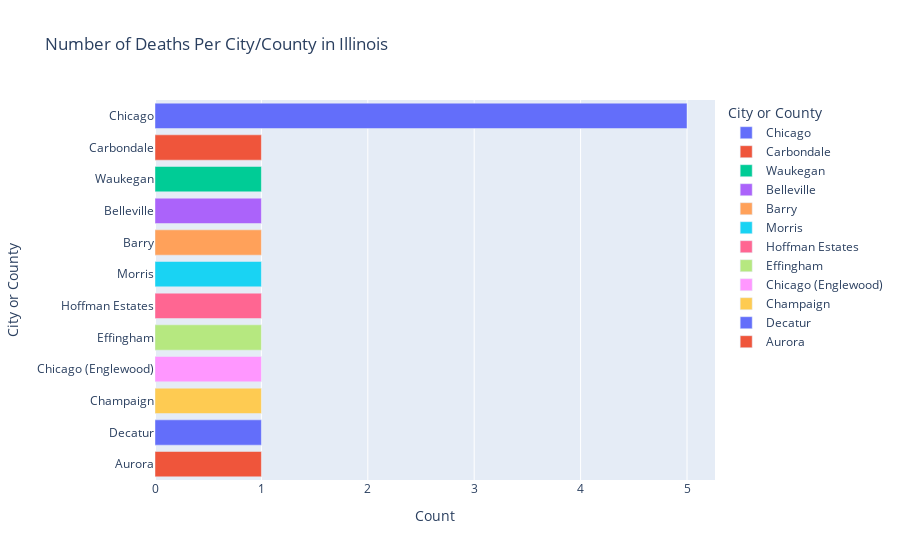

The code cell stored with this chart in its notebook:
### Code cell
px.bar(illinoisStateCount,
       x = 'Count',
       y = 'City or County',
       color = 'City or County',
       title = 'Number of Deaths Per City/County in Illinois '
      )

### Figure 1 — Plotly figure (JSON) as saved in the notebook; plotly's stock layout.template omitted (floating-point values rounded to 4 significant figures)
{"data": [{"alignmentgroup": "True", "hovertemplate": "City or County=%{y}<br>Count=%{x}<extra></extra>", "legendgroup": "Chicago", "marker": {"color": "#636efa"}, "name": "Chicago", "offsetgroup": "Chicago", "orientation": "h", "showlegend": true, "textposition": "auto", "type": "bar", "x": [5], "xaxis": "x", "y": ["Chicago"], "yaxis": "y"}, {"alignmentgroup": "True", "hovertemplate": "City or County=%{y}<br>Count=%{x}<extra></extra>", "legendgroup": "Carbondale", "marker": {"color": "#EF553B"}, "name": "Carbondale", "offsetgroup": "Carbondale", "orientation": "h", "showlegend": true, "textposition": "auto", "type": "bar", "x": [1], "xaxis": "x", "y": ["Carbondale"], "yaxis": "y"}, {"alignmentgroup": "True", "hovertemplate": "City or County=%{y}<br>Count=%{x}<extra></extra>", "legendgroup": "Waukegan", "marker": {"color": "#00cc96"}, "name": "Waukegan", "offsetgroup": "Waukegan", "orientation": "h", "showlegend": true, "textposition": "auto", "type": "bar", "x": [1], "xaxis": "x", "y": ["Waukegan"], "yaxis": "y"}, {"alignmentgroup": "True", "hovertemplate": "City or County=%{y}<br>Count=%{x}<extra></extra>", "legendgroup": "Belleville", "marker": {"color": "#ab63fa"}, "name": "Belleville", "offsetgroup": "Belleville", "orientation": "h", "showlegend": true, "textposition": "auto", "type": "bar", "x": [1], "xaxis": "x", "y": ["Belleville"], "yaxis": "y"}, {"alignmentgroup": "True", "hovertemplate": "City or County=%{y}<br>Count=%{x}<extra></extra>", "legendgroup": "Barry", "marker": {"color": "#FFA15A"}, "name": "Barry", "offsetgroup": "Barry", "orientation": "h", "showlegend": true, "textposition": "auto", "type": "bar", "x": [1], "xaxis": "x", "y": ["Barry"], "yaxis": "y"}, {"alignmentgroup": "True", "hovertemplate": "City or County=%{y}<br>Count=%{x}<extra></extra>", "legendgroup": "Morris", "marker": {"color": "#19d3f3"}, "name": "Morris", "offsetgroup": "Morris", "orientation": "h", "showlegend": true, "textposition": "auto", "type": "bar", "x": [1], "xaxis": "x", "y": ["Morris"], "yaxis": "y"}, {"alignmentgroup": "True", "hovertemplate": "City or County=%{y}<br>Count=%{x}<extra></extra>", "legendgroup": "Hoffman Estates", "marker": {"color": "#FF6692"}, "name": "Hoffman Estates", "offsetgroup": "Hoffman Estates", "orientation": "h", "showlegend": true, "textposition": "auto", "type": "bar", "x": [1], "xaxis": "x", "y": ["Hoffman Estates"], "yaxis": "y"}, {"alignmentgroup": "True", "hovertemplate": "City or County=%{y}<br>Count=%{x}<extra></extra>", "legendgroup": "Effingham", "marker": {"color": "#B6E880"}, "name": "Effingham", "offsetgroup": "Effingham", "orientation": "h", "showlegend": true, "textposition": "auto", "type": "bar", "x": [1], "xaxis": "x", "y": ["Effingham"], "yaxis": "y"}, {"alignmentgroup": "True", "hovertemplate": "City or County=%{y}<br>Count=%{x}<extra></extra>", "legendgroup": "Chicago (Englewood)", "marker": {"color": "#FF97FF"}, "name": "Chicago (Englewood)", "offsetgroup": "Chicago (Englewood)", "orientation": "h", "showlegend": true, "textposition": "auto", "type": "bar", "x": [1], "xaxis": "x", "y": ["Chicago (Englewood)"], "yaxis": "y"}, {"alignmentgroup": "True", "hovertemplate": "City or County=%{y}<br>Count=%{x}<extra></extra>", "legendgroup": "Champaign", "marker": {"color": "#FECB52"}, "name": "Champaign", "offsetgroup": "Champaign", "orientation": "h", "showlegend": true, "textposition": "auto", "type": "bar", "x": [1], "xaxis": "x", "y": ["Champaign"], "yaxis": "y"}, {"alignmentgroup": "True", "hovertemplate": "City or County=%{y}<br>Count=%{x}<extra></extra>", "legendgroup": "Decatur", "marker": {"color": "#636efa"}, "name": "Decatur", "offsetgroup": "Decatur", "orientation": "h", "showlegend": true, "textposition": "auto", "type": "bar", "x": [1], "xaxis": "x", "y": ["Decatur"], "yaxis": "y"}, {"alignmentgroup": "True", "hovertemplate": "City or County=%{y}<br>Count=%{x}<extra></extra>", "legendgroup": "Aurora", "marker": {"color": "#EF553B"}, "name": "Aurora", "offsetgroup": "Aurora", "orientation": "h", "showlegend": true, "textposition": "auto", "type": "bar", "x": [1], "xaxis": "x", "y": ["Aurora"], "yaxis": "y"}], "layout": {"barmode": "relative", "legend": {"title": {"text": "City or County"}, "tracegroupgap": 0}, "title": {"text": "Number of Deaths Per City/County in Illinois "}, "xaxis": {"anchor": "y", "domain": [0, 1], "title": {"text": "Count"}}, "yaxis": {"anchor": "x", "categoryarray": ["Aurora", "Decatur", "Champaign", "Chicago (Englewood)", "Effingham", "Hoffman Estates", "Morris", "Barry", "Belleville", "Waukegan", "Carbondale", "Chicago"], "categoryorder": "array", "domain": [0, 1], "title": {"text": "City or County"}}}}
